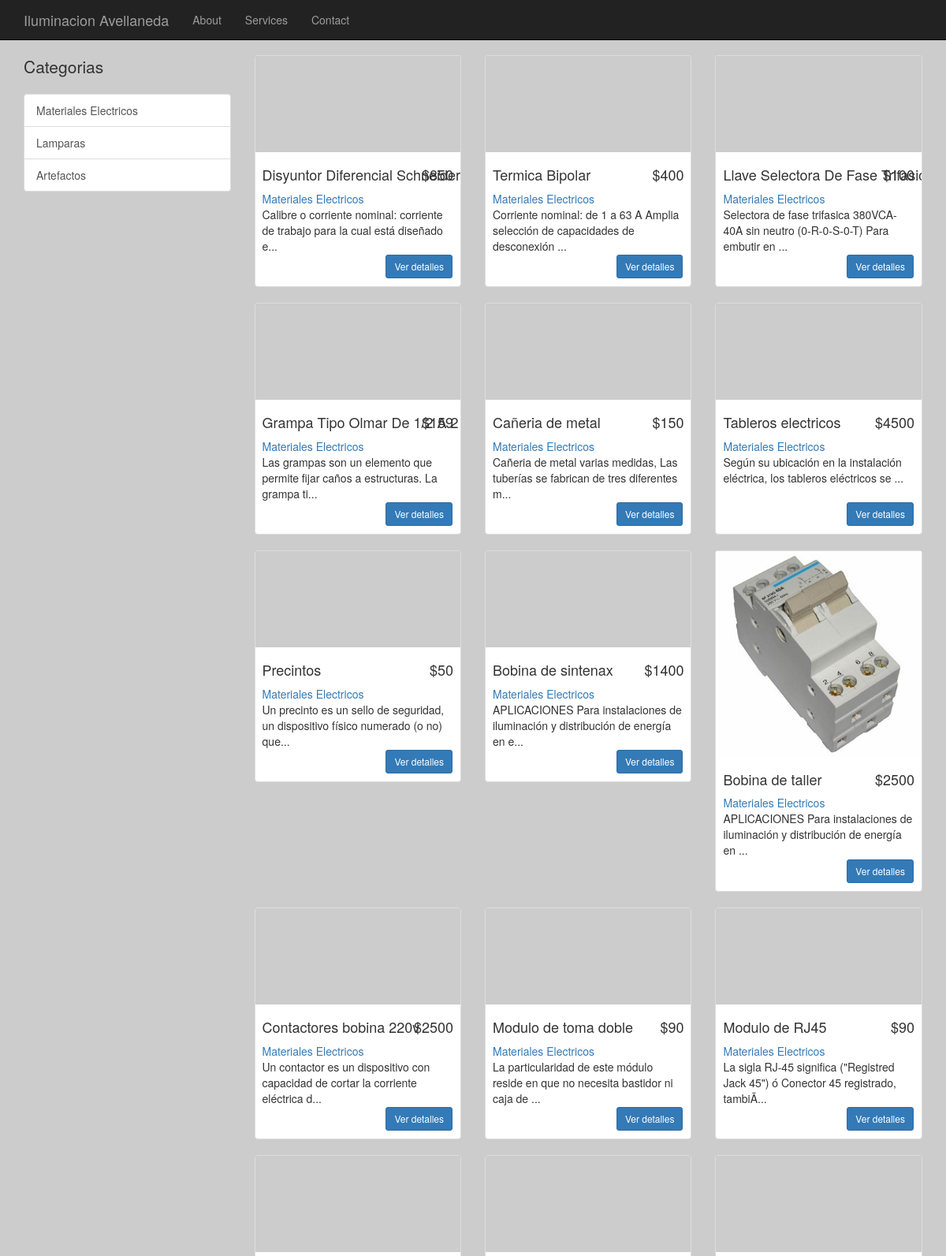
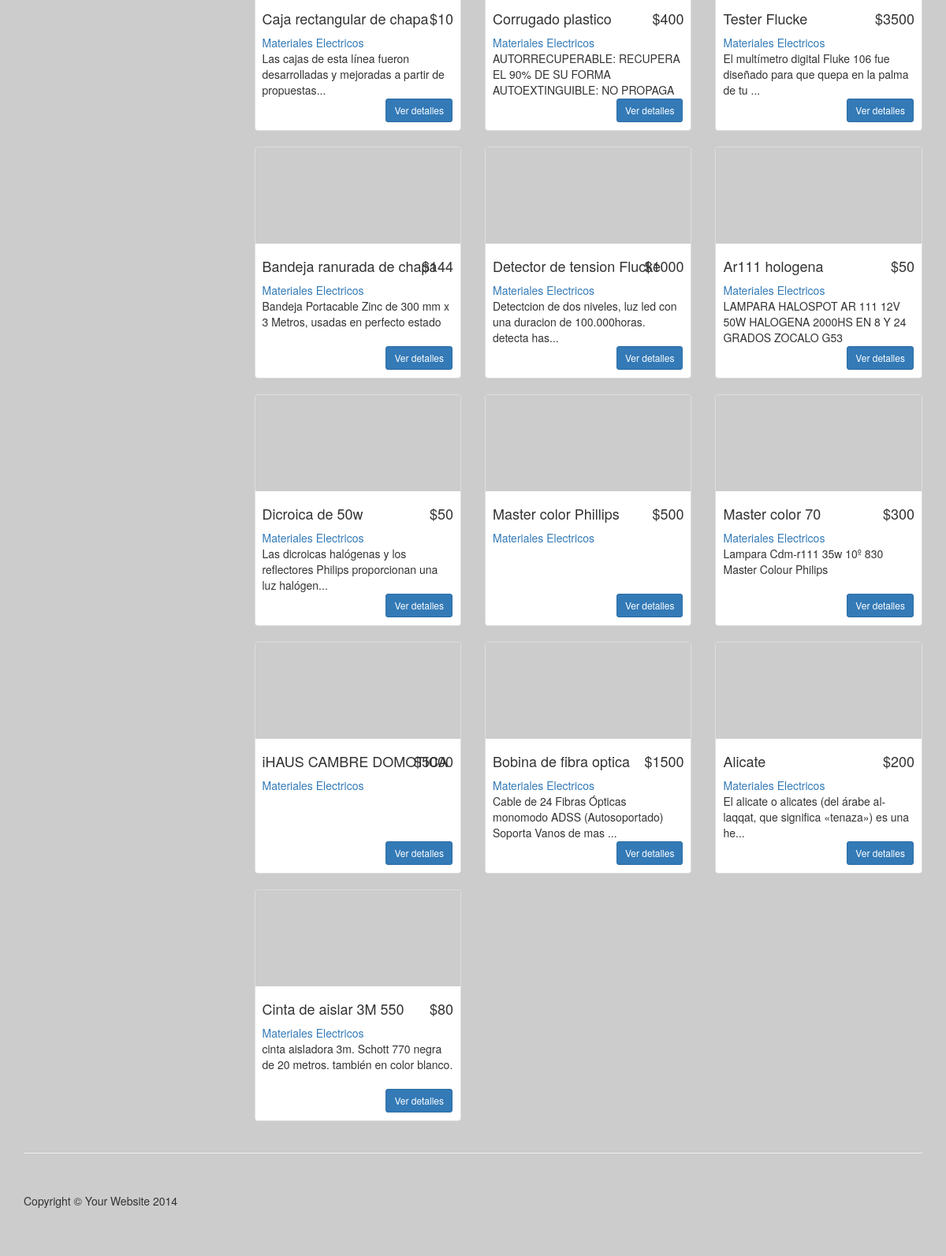
Page /iluminacion/index.php?c=2 on the committed database (2 pictures, top to bottom).
### tables this page shows
CREATE TABLE IF NOT EXISTS `category` (
  `id_category` int(10) NOT NULL AUTO_INCREMENT,
  `name` varchar(250) NOT NULL,
  PRIMARY KEY (`id_category`)
);

CREATE TABLE IF NOT EXISTS `product` (
  `id_product` int(11) NOT NULL AUTO_INCREMENT,
  `name` varchar(255) DEFAULT NULL,
  `description` text,
  `cost` float DEFAULT NULL,
  `picture` varchar(255) DEFAULT NULL,
  `id_category` int(11) NOT NULL,
  PRIMARY KEY (`id_product`)
);

### iluminacion/functions/helpers.php (called while the page is built, shortened)
<?php
function view($view, $params = array())
{
    include 'views/' . $view . '.php';
}
function asset($file)
{
    return PATH . 'assets/' . $file;
}
function thumb($id_category, $file)
{
    return $file ? PATH . 'uploads/' . $id_category . '/' . $file : 'http://placehold.it/320x150';
}
?>

### iluminacion/index.php (called while the page is built, shortened)
<?php
require_once 'start.php';
$data = [];
$category = isset($_GET['c']) ? $_GET['c'] : false;
$sql = 'SELECT p.name as product,
				p.id_category as id_category,
				p.id_product as id_product,
				p.cost as cost,
				p.description as description,
				p.picture as picture,
				c.name as category
		FROM product p
		LEFT JOIN category c ON p.id_category = c.id_category';
if ($category) {
    $sql .= " WHERE p.id_category = $category";
}
$data['products'] = $db->query($sql);
$data['categories'] = $db->query('SELECT c.name, c.id_category FROM category c');
view('section/home', $data);
?>

### iluminacion/views/components/category-menu.php (the view)
<p class="lead">Categorias</p>
<div class="list-group">
	<?php foreach ($categories as $category): ?>
	    <a href="?c=<?= $category['id_category'] ?>" class="list-group-item"><?= $category['name'] ?></a>
	<?php endforeach ?>
</div>

### iluminacion/views/header.php (shortened to what this page needs)
<!DOCTYPE html>
<html lang="en">
<head>
    <link href="<?= asset('css/bootstrap.min.css') ?>" rel="stylesheet">
    <link href="<?= asset('css/shop-homepage.css') ?>" rel="stylesheet">
</head>
<body>
    <nav class="navbar navbar-inverse navbar-fixed-top" role="navigation">
        <div class="container">
            <div class="navbar-header">
                <a class="navbar-brand" href="#">Iluminacion Avellaneda</a>
            </div>
            <div class="collapse navbar-collapse" id="bs-example-navbar-collapse-1">
                <ul class="nav navbar-nav">
                    <li>
                        <a href="#">About</a>
                    </li>
                    <li>
                        <a href="#">Services</a>
                    </li>
                    <li>
                        <a href="#">Contact</a>
                    </li>
                </ul>
            </div>
        </div>
    </nav>

### iluminacion/views/section/home.php
<? view('header'); ?>
<div class="container">
        <div class="row">
            <div class="col-md-3">
            	<? view('components/category-menu', array('categories'=>$categories)) ?>
            </div>
            <div class="col-md-9">
                <div class="row">
					<?php foreach ($products as $product): ?>
						<div class="col-sm-4 col-lg-4 col-md-4">
					  		<? view('components/product-preview',$product) ?>
                        </div>
					<?php endforeach ?>
                </div>
            </div>
        </div>
    </div>
<? view('footer'); ?>

### iluminacion/views/components/product-preview.php (shortened to what this page needs)
<div class="thumbnail">
 <img class="img-responsive" src='<?= thumb( $id_category,$picture) ?>'>
    <div class="caption">
        <h4 class="pull-right">$<?= $cost ?></h4>
        <h4 data-toggle="modal" data-target="#product-<?= $id_product ?>"><?= $product ?>
        </h4>
        <a href="?c=<?= $id_category ?>"><?= $category ?></a>
        <p><?= substr($description,0,80) ?><? if( strlen($description) > 80 ) echo '...' ?>
        </p>
    </div>
    <button type="button" class="btn btn-primary btn-sm pull-right" style="margin-bottom:10px;margin-right:10px" data-toggle="modal" data-target="#product-<?= $id_product ?>">Ver detalles</button>
    <div class="clearfix"></div>
</div>

### iluminacion/views/footer.php (shortened to what this page needs)
    <div class="container">
        <hr>
        <footer>
            <div class="row">
                <div class="col-lg-12">
                    <p>Copyright &copy; Your Website 2014</p>
                </div>
            </div>
        </footer>
    </div>
</body>
</html>

### iluminacion/assets/css/shop-homepage.css (style rules this page uses)
body { padding-top: 70px; background: #ccc; }
.caption { height: 130px; overflow: hidden; }
.caption h4 { white-space: nowrap; }
.thumbnail img { width: 100%; }
.thumbnail { padding: 0; }
footer { margin: 50px 0; }

### rows in the picture
category: name "Materiales Electricos"
category: name "Lamparas"
category: name "Artefactos"
product: cost "850", product "Disyuntor Diferencial Schneider", description "Calibre o corriente nominal: corriente de trabajo para la cual está diseñado e"
product: cost "400", product "Termica Bipolar", description "Corriente nominal: de 1 a 63 A Amplia selección de capacidades de desconexión"
product: cost "100", product "Llave Selectora De Fase…", description "Selectora de fase trifasica 380VCA-40A sin neutro (0-R-0-S-0-T) Para embutir en"
product: cost "159", product "Grampa Tipo Olmar De 1/2 A 2…", description "Las grampas son un elemento que permite fijar caños a estructuras. La grampa ti"
product: cost "150", product "Cañeria de metal", description "Cañeria de metal varias medidas, Las tuberías se fabrican de tres diferentes m"
product: cost "4500", product "Tableros electricos", description "Según su ubicación en la instalación eléctrica, los tableros eléctricos se"
product: cost "50", product "Precintos", description "Un precinto es un sello de seguridad, un dispositivo físico numerado (o no) que"
product: cost "1400", product "Bobina de sintenax", description "APLICACIONES Para instalaciones de iluminación y distribución de energía en e"
product: shows a picture, cost "2500", product "Bobina de taller", description "APLICACIONES Para instalaciones de iluminación y distribución de energía en"
product: cost "2500", product "Contactores bobina 220v", description "Un contactor es un dispositivo con capacidad de cortar la corriente eléctrica d"
product: cost "90", product "Modulo de toma doble", description "La particularidad de este módulo reside en que no necesita bastidor ni caja de"
product: cost "90", product "Modulo de RJ45", description "La sigla RJ-45 significa (\"Registred Jack 45\") ó Conector 45 registrado, tambiÃ"
product: cost "10", product "Caja rectangular de chapa", description "Las cajas de esta línea fueron desarrolladas y mejoradas a partir de propuestas"
product: cost "400", product "Corrugado plastico", description "AUTORRECUPERABLE: RECUPERA EL 90% DE SU FORMA AUTOEXTINGUIBLE: NO PROPAGA…"
product: cost "3500", product "Tester Flucke", description "El multímetro digital Fluke 106 fue diseñado para que quepa en la palma de tu"
product: cost "144", product "Bandeja ranurada de chapa", description "Bandeja Portacable Zinc de 300 mm x 3 Metros, usadas en perfecto estado"
product: cost "1000", product "Detector de tension Flucke", description "Detectcion de dos niveles, luz led con una duracion de 100.000horas. detecta has"
product: cost "50", product "Ar111 hologena", description "LAMPARA HALOSPOT AR 111 12V 50W HALOGENA 2000HS EN 8 Y 24 GRADOS ZOCALO G53"
product: cost "50", product "Dicroica de 50w", description "Las dicroicas halógenas y los reflectores Philips proporcionan una luz halógen"
product: cost "500", product "Master color Phillips"
product: cost "300", product "Master color 70", description "Lampara Cdm-r111 35w 10º 830 Master Colour Philips"
product: cost "5000", product "iHAUS CAMBRE DOMOTICA"
product: cost "1500", product "Bobina de fibra optica", description "Cable de 24 Fibras Ópticas monomodo ADSS (Autosoportado) Soporta Vanos de mas"
product: cost "200", product "Alicate", description "El alicate o alicates (del árabe al-laqqat, que significa «tenaza») es una he"
product: cost "80", product "Cinta de aislar 3M 550", description "cinta aisladora 3m. Schott 770 negra de 20 metros. también en color blanco."
